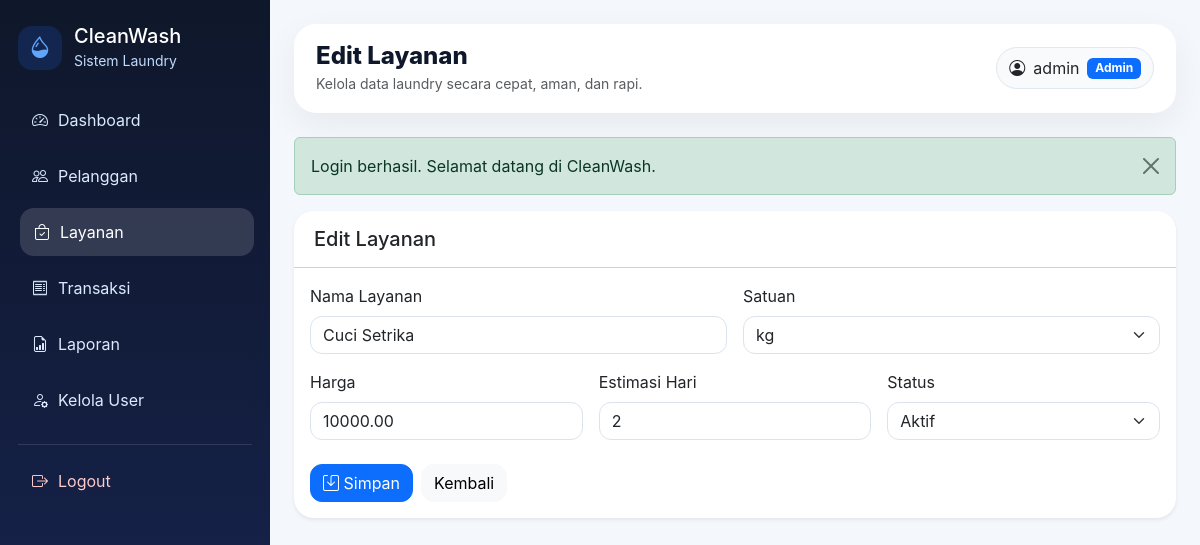
Screenshot of /index.php?page=admin/layanan/edit&id=2 (signed in) with the database file from the repository.
### tables this page shows
CREATE TABLE `layanan` (
  `id` int(11) NOT NULL,
  `nama_layanan` varchar(100) NOT NULL,
  `satuan` varchar(20) NOT NULL DEFAULT 'kg',
  `harga` decimal(12,2) NOT NULL,
  `estimasi_hari` int(11) NOT NULL DEFAULT 2,
  `status` enum('Aktif','Nonaktif') NOT NULL DEFAULT 'Aktif',
  `created_at` timestamp NOT NULL DEFAULT current_timestamp(),
  `updated_at` timestamp NOT NULL DEFAULT current_timestamp() ON UPDATE current_timestamp()
);

### controllers/BaseController.php (called while the page is built, shortened)
<?php
abstract class BaseController
{
    protected function view(string $view, array $data = []): void
    {
        extract($data);
        $viewFile = __DIR__ . '/../views/' . $view . '.php';
        require __DIR__ . '/../views/layouts/header.php';
        require $viewFile;
        require __DIR__ . '/../views/layouts/footer.php';
    }
}

### controllers/LayananController.php (called while the page is built, shortened)
<?php
class LayananController extends BaseController
{
    private Layanan $layananModel;
    public function __construct(mysqli $db, Auth $auth)
    {
        $this->layananModel = new Layanan($db);
    }
    public function edit(): void
    {
        $id = (int)($_GET['id'] ?? 0);
        $data = $this->layananModel->getById($id);
        $errors = [];
        $this->view('admin/layanan/form', [
            'title' => 'Edit Layanan',
            'errors' => $errors,
            'data' => $data,
            'action' => 'index.php?page=admin/layanan/edit&id=' . $id
        ]);
    }
}

### index.php (called while the page is built, shortened)
<?php
require_once __DIR__ . '/config/helpers.php';
require_once __DIR__ . '/models/Layanan.php';
require_once __DIR__ . '/controllers/BaseController.php';
require_once __DIR__ . '/controllers/AdminController.php';
require_once __DIR__ . '/controllers/LayananController.php';
try {
    $db = (new Database())->getConnection();
    $userModel = new User($db);
    $auth = new Auth($userModel);
    $page = $_GET['page'] ?? 'login';
    match ($page) {
        'login' => (new AuthController($db, $auth))->login(),
        'register' => (new AuthController($db, $auth))->register(),
        'logout' => (new AuthController($db, $auth))->logout(),
        'admin/dashboard' => (new AdminController($db, $auth))->dashboard(),
        'admin/pelanggan' => (new PelangganController($db, $auth))->index(),
        'admin/pelanggan/create' => (new PelangganController($db, $auth))->create(),
        'admin/pelanggan/edit' => (new PelangganController($db, $auth))->edit(),
        'admin/pelanggan/delete' => (new PelangganController($db, $auth))->delete(),
        'admin/layanan' => (new LayananController($db, $auth))->index(),
        'admin/layanan/create' => (new LayananController($db, $auth))->create(),
        'admin/layanan/edit' => (new LayananController($db, $auth))->edit(),
        'admin/layanan/delete' => (new LayananController($db, $auth))->delete(),
        'admin/transaksi' => (new TransaksiController($db, $auth))->index(),
        'admin/transaksi/create' => (new TransaksiController($db, $auth))->create(),
        'admin/transaksi/edit' => (new TransaksiController($db, $auth))->edit(),
        'admin/transaksi/detail' => (new TransaksiController($db, $auth))->detail(),
        'admin/transaksi/status' => (new TransaksiController($db, $auth))->updateStatus(),
        'admin/transaksi/delete' => (new TransaksiController($db, $auth))->delete(),
        'admin/laporan' => (new LaporanController($db, $auth))->index(),
        'admin/users' => (new UserController($db, $auth))->index(),
        'admin/users/role' => (new UserController($db, $auth))->updateRole(),
        'pelanggan/dashboard' => (new CustomerController($db, $auth))->dashboard(),
        'pelanggan/status' => (new CustomerController($db, $auth))->status(),
        'pelanggan/riwayat' => (new CustomerController($db, $auth))->riwayat(),
        'pelanggan/profil' => (new CustomerController($db, $auth))->profil(),
        default => redirect($auth->check() ? ($_SESSION['user']['role'] === 'admin' ? 'admin/dashboard' : 'pelanggan/dashboard') : 'login'),
    };
} catch (Throwable $e) {
    http_response_code(500);
    $message = e($e->getMessage());
    ?>
    <!doctype html>
    <html lang="id">
    <head>
        <meta charset="utf-8">
        <meta name="viewport" content="width=device-width, initial-scale=1">
        <title>Kesalahan Aplikasi - CleanWash</title>
        <link href="https://cdn.jsdelivr.net/npm/bootstrap@5.3.3/dist/css/bootstrap.min.css" rel="stylesheet">
        <link href="assets/css/style.css" rel="stylesheet">
    </head>
    <body class="bg-light">
        <div class="container py-5">
            <div class="row justify-content-center">
                <div class="col-lg-7">
                    <div class="card border-0 shadow-sm">
                        <div class="card-body p-4 p-md-5">
                            <h3 class="fw-bold text-danger mb-3">Aplikasi belum bisa dijalankan</h3>
                            <p class="mb-3"><?= $message ?></p>
                            <div class="alert alert-info">
                                <strong>Solusi cepat:</strong> pastikan MySQL XAMPP aktif dan database <code>db_laundry</code> sudah dibuat dengan menjalankan script <code>database/laundry.sql</code> melalui CMD/Shell XAMPP.
                            </div>
                            <a href="README.md" class="btn btn-primary">Lihat README</a>
                        </div>
                    </div>
                </div>
            </div>
        </div>
    </body>
    </html>
    <?php
}

### models/Layanan.php (called while the page is built, shortened)
<?php
class Layanan
{
    private mysqli $db;
    public function __construct(mysqli $db)
    {
        $this->db = $db;
    }
    public function getById(int $id): ?array
    {
        $stmt = $this->db->prepare("SELECT * FROM layanan WHERE id = ? LIMIT 1");
        $stmt->bind_param('i', $id);
        $stmt->execute();
        $row = $stmt->get_result()->fetch_assoc();
        return $row ?: null;
    }
}

### views/admin/layanan/form.php (the view, shortened to what this page needs)
<div class="card border-0 shadow-sm">
    <div class="card-header bg-white"><h5 class="mb-0"><?= e($title) ?></h5></div>
    <div class="card-body">
        <form method="post" action="<?= e($action) ?>">
            <div class="row g-3">
                <div class="col-md-6">
                    <label class="form-label">Nama Layanan</label>
                    <input type="text" name="nama_layanan" class="form-control" value="<?= e(old('nama_layanan', $data['nama_layanan'] ?? '')) ?>" placeholder="Cuci Kering" required>
                </div>
                <div class="col-md-6">
                    <label class="form-label">Satuan</label>
                    <select name="satuan" class="form-select" required>
                        <?php $satuanValue = old('satuan', $data['satuan'] ?? 'kg'); ?>
                        <option value="kg" <?= selected($satuanValue, 'kg') ?>>kg</option>
                    </select>
                </div>
                <div class="col-md-4">
                    <label class="form-label">Harga</label>
                    <input type="number" step="0.01" min="0" name="harga" class="form-control" value="<?= e(old('harga', $data['harga'] ?? '')) ?>" required>
                </div>
                <div class="col-md-4">
                    <label class="form-label">Estimasi Hari</label>
                    <input type="number" min="1" name="estimasi_hari" class="form-control" value="<?= e(old('estimasi_hari', $data['estimasi_hari'] ?? 2)) ?>" required>
                </div>
                <div class="col-md-4">
                    <label class="form-label">Status</label>
                    <?php $statusValue = old('status', $data['status'] ?? 'Aktif'); ?>
                    <select name="status" class="form-select" required>
                        <option value="Aktif" <?= selected($statusValue, 'Aktif') ?>>Aktif</option>
                    </select>
                </div>
            </div>
            <div class="mt-4 d-flex gap-2">
                <button class="btn btn-primary" type="submit"><i class="bi bi-save"></i> Simpan</button>
                <a class="btn btn-light" href="index.php?page=admin/layanan">Kembali</a>
            </div>
        </form>
    </div>
</div>

### assets/css/style.css (style rules this page uses)
:root { --primary: #2563eb; --primary-dark: #1e40af; --bg-soft: #f4f7fb; --sidebar: #0f172a; --text-muted: #64748b; }
* { box-sizing: border-box; }
body { background: var(--bg-soft); font-family: Inter, system-ui, -apple-system, BlinkMacSystemFont, "Segoe UI", sans-serif; }
.card { border-radius: 20px; overflow: hidden; }
.card-header { padding: 16px 20px; }
.btn { border-radius: 12px; }
.form-control, .form-select { border-radius: 12px; border-color: #dbe3ef; }

### rows the page displays
layanan: nama_layanan "Cuci Setrika", harga "10000.00", estimasi_hari "2"

### other values shown
$title "Edit Layanan"
$user['username'] "admin"
$user['role'] "Admin"
$message "Login berhasil. Selamat datang di CleanWash."
